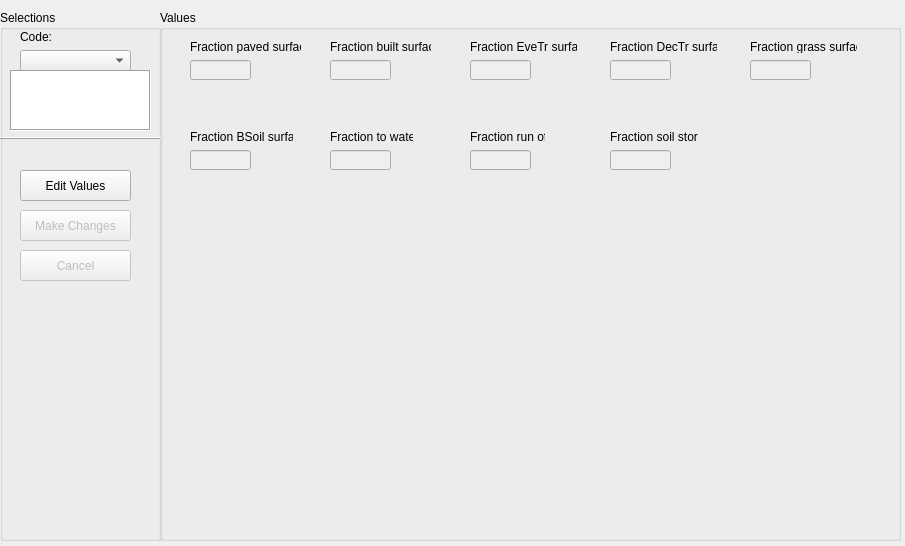
<?xml version="1.0" encoding="UTF-8"?>
<ui version="4.0">
 <class>Form</class>
 <widget class="QWidget" name="Form">
  <property name="geometry">
   <rect>
    <x>0</x>
    <y>0</y>
    <width>905</width>
    <height>546</height>
   </rect>
  </property>
  <property name="windowTitle">
   <string>Form</string>
  </property>
  <widget class="QGroupBox" name="groupBox2">
   <property name="geometry">
    <rect>
     <x>160</x>
     <y>10</y>
     <width>741</width>
     <height>531</height>
    </rect>
   </property>
   <property name="title">
    <string>Values</string>
   </property>
   <property name="flat">
    <bool>false</bool>
   </property>
   <property name="checkable">
    <bool>false</bool>
   </property>
   <widget class="QLabel" name="label_6">
    <property name="geometry">
     <rect>
      <x>590</x>
      <y>30</y>
      <width>107</width>
      <height>13</height>
     </rect>
    </property>
    <property name="text">
     <string>Fraction grass surface</string>
    </property>
   </widget>
   <widget class="QLabel" name="label_2">
    <property name="geometry">
     <rect>
      <x>30</x>
      <y>30</y>
      <width>111</width>
      <height>13</height>
     </rect>
    </property>
    <property name="text">
     <string>Fraction paved surface</string>
    </property>
   </widget>
   <widget class="QLabel" name="label_8">
    <property name="geometry">
     <rect>
      <x>450</x>
      <y>120</y>
      <width>88</width>
      <height>13</height>
     </rect>
    </property>
    <property name="text">
     <string>Fraction soil store</string>
    </property>
   </widget>
   <widget class="QLabel" name="label_25">
    <property name="geometry">
     <rect>
      <x>310</x>
      <y>120</y>
      <width>75</width>
      <height>13</height>
     </rect>
    </property>
    <property name="text">
     <string>Fraction run off</string>
    </property>
   </widget>
   <widget class="QLabel" name="label_7">
    <property name="geometry">
     <rect>
      <x>30</x>
      <y>120</y>
      <width>103</width>
      <height>13</height>
     </rect>
    </property>
    <property name="text">
     <string>Fraction BSoil surface</string>
    </property>
   </widget>
   <widget class="QLineEdit" name="lineEdit_7">
    <property name="enabled">
     <bool>false</bool>
    </property>
    <property name="geometry">
     <rect>
      <x>170</x>
      <y>140</y>
      <width>61</width>
      <height>20</height>
     </rect>
    </property>
   </widget>
   <widget class="QLineEdit" name="lineEdit_6">
    <property name="enabled">
     <bool>false</bool>
    </property>
    <property name="geometry">
     <rect>
      <x>30</x>
      <y>140</y>
      <width>61</width>
      <height>20</height>
     </rect>
    </property>
   </widget>
   <widget class="QLineEdit" name="lineEdit_2">
    <property name="enabled">
     <bool>false</bool>
    </property>
    <property name="geometry">
     <rect>
      <x>170</x>
      <y>50</y>
      <width>61</width>
      <height>20</height>
     </rect>
    </property>
   </widget>
   <widget class="QLineEdit" name="lineEdit_8">
    <property name="enabled">
     <bool>false</bool>
    </property>
    <property name="geometry">
     <rect>
      <x>310</x>
      <y>140</y>
      <width>61</width>
      <height>20</height>
     </rect>
    </property>
   </widget>
   <widget class="QLabel" name="label_4">
    <property name="geometry">
     <rect>
      <x>310</x>
      <y>30</y>
      <width>107</width>
      <height>13</height>
     </rect>
    </property>
    <property name="text">
     <string>Fraction EveTr surface</string>
    </property>
   </widget>
   <widget class="QLabel" name="label_3">
    <property name="geometry">
     <rect>
      <x>170</x>
      <y>30</y>
      <width>101</width>
      <height>13</height>
     </rect>
    </property>
    <property name="text">
     <string>Fraction built surface</string>
    </property>
   </widget>
   <widget class="QLineEdit" name="lineEdit_3">
    <property name="enabled">
     <bool>false</bool>
    </property>
    <property name="geometry">
     <rect>
      <x>310</x>
      <y>50</y>
      <width>61</width>
      <height>20</height>
     </rect>
    </property>
   </widget>
   <widget class="QLineEdit" name="lineEdit_4">
    <property name="enabled">
     <bool>false</bool>
    </property>
    <property name="geometry">
     <rect>
      <x>450</x>
      <y>50</y>
      <width>61</width>
      <height>20</height>
     </rect>
    </property>
   </widget>
   <widget class="QLineEdit" name="lineEdit_1">
    <property name="enabled">
     <bool>false</bool>
    </property>
    <property name="geometry">
     <rect>
      <x>30</x>
      <y>50</y>
      <width>61</width>
      <height>20</height>
     </rect>
    </property>
   </widget>
   <widget class="QLabel" name="label_5">
    <property name="geometry">
     <rect>
      <x>450</x>
      <y>30</y>
      <width>107</width>
      <height>13</height>
     </rect>
    </property>
    <property name="text">
     <string>Fraction DecTr surface</string>
    </property>
   </widget>
   <widget class="QLineEdit" name="lineEdit_5">
    <property name="enabled">
     <bool>false</bool>
    </property>
    <property name="geometry">
     <rect>
      <x>590</x>
      <y>50</y>
      <width>61</width>
      <height>20</height>
     </rect>
    </property>
   </widget>
   <widget class="QLineEdit" name="lineEdit_9">
    <property name="enabled">
     <bool>false</bool>
    </property>
    <property name="geometry">
     <rect>
      <x>450</x>
      <y>140</y>
      <width>61</width>
      <height>20</height>
     </rect>
    </property>
   </widget>
   <widget class="QLabel" name="label_26">
    <property name="geometry">
     <rect>
      <x>170</x>
      <y>120</y>
      <width>83</width>
      <height>13</height>
     </rect>
    </property>
    <property name="text">
     <string>Fraction to water</string>
    </property>
   </widget>
  </widget>
  <widget class="QGroupBox" name="groupBox">
   <property name="geometry">
    <rect>
     <x>0</x>
     <y>10</y>
     <width>161</width>
     <height>531</height>
    </rect>
   </property>
   <property name="title">
    <string>Selections</string>
   </property>
   <property name="flat">
    <bool>false</bool>
   </property>
   <widget class="QLabel" name="label">
    <property name="geometry">
     <rect>
      <x>20</x>
      <y>20</y>
      <width>46</width>
      <height>13</height>
     </rect>
    </property>
    <property name="text">
     <string>Code:</string>
    </property>
   </widget>
   <widget class="QComboBox" name="comboBox">
    <property name="geometry">
     <rect>
      <x>20</x>
      <y>40</y>
      <width>111</width>
      <height>21</height>
     </rect>
    </property>
   </widget>
   <widget class="QPushButton" name="editButton">
    <property name="geometry">
     <rect>
      <x>20</x>
      <y>160</y>
      <width>111</width>
      <height>31</height>
     </rect>
    </property>
    <property name="text">
     <string>Edit Values</string>
    </property>
    <property name="default">
     <bool>false</bool>
    </property>
    <property name="flat">
     <bool>false</bool>
    </property>
   </widget>
   <widget class="QPushButton" name="changeButton">
    <property name="enabled">
     <bool>false</bool>
    </property>
    <property name="geometry">
     <rect>
      <x>20</x>
      <y>200</y>
      <width>111</width>
      <height>31</height>
     </rect>
    </property>
    <property name="text">
     <string>Make Changes</string>
    </property>
   </widget>
   <widget class="QPushButton" name="cancelButton">
    <property name="enabled">
     <bool>false</bool>
    </property>
    <property name="geometry">
     <rect>
      <x>20</x>
      <y>240</y>
      <width>111</width>
      <height>31</height>
     </rect>
    </property>
    <property name="text">
     <string>Cancel</string>
    </property>
   </widget>
   <widget class="Line" name="line">
    <property name="geometry">
     <rect>
      <x>0</x>
      <y>120</y>
      <width>161</width>
      <height>16</height>
     </rect>
    </property>
    <property name="frameShadow">
     <enum>QFrame::Raised</enum>
    </property>
    <property name="orientation">
     <enum>Qt::Horizontal</enum>
    </property>
   </widget>
   <widget class="QTextBrowser" name="exp_label">
    <property name="enabled">
     <bool>true</bool>
    </property>
    <property name="geometry">
     <rect>
      <x>10</x>
      <y>60</y>
      <width>141</width>
      <height>61</height>
     </rect>
    </property>
    <property name="frameShape">
     <enum>QFrame::Box</enum>
    </property>
   </widget>
  </widget>
 </widget>
 <resources/>
 <connections/>
</ui>
